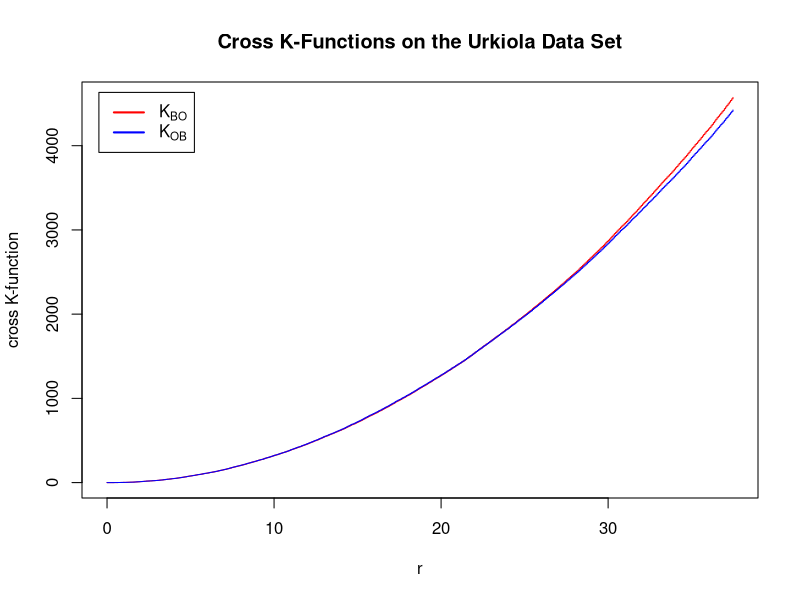
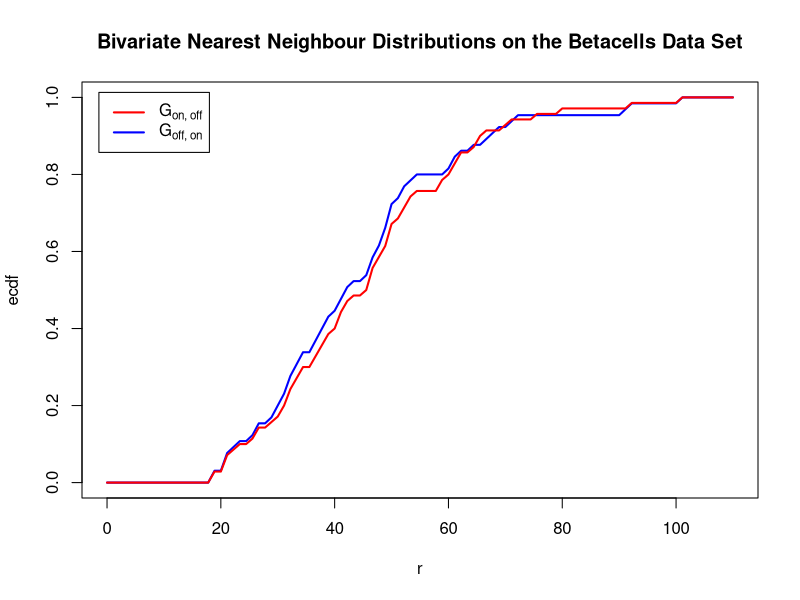
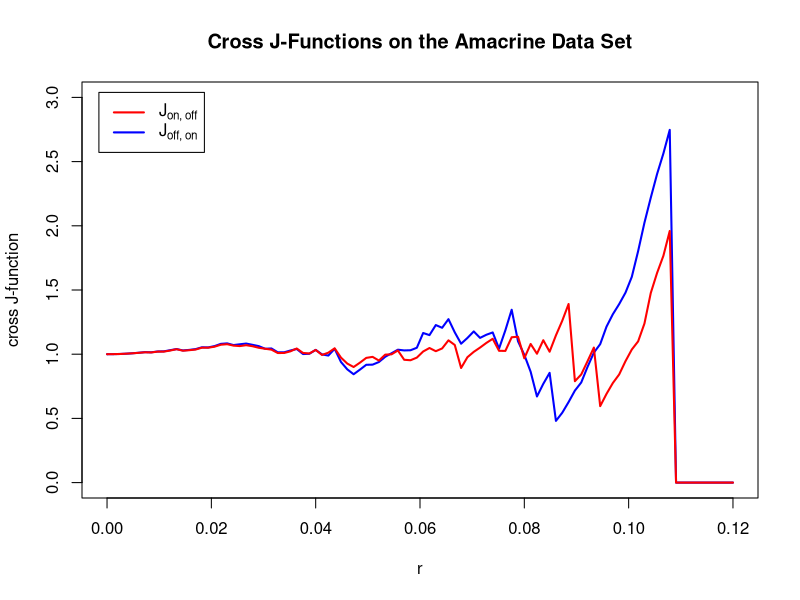

Write R code to recreate these figures, in order.
## ---- chunk 1
library(spatstat)
## ---- chunk 2
urkiola_KBO <- Kcross(urkiola, "birch", "oak", correction = "Ripley")
urkiola_KOB <- Kcross(urkiola, "oak", "birch", correction = "Ripley")
## ---- chunk 3
# plot both cross K-functions on same axes
plot(urkiola_KBO$r, urkiola_KBO$iso, type="s", col="red",
     main="Cross K-Functions on the Urkiola Data Set",
     xlab="r", ylab = "cross K-function")
lines(urkiola_KOB$r, urkiola_KOB$iso, type="s", col="blue")
legend("topleft", inset=.025, c(expression(K[BO]), expression(K[OB])), 
       col=c("red", "blue"), lty=1, lwd=2)
## ---- chunk 4
BC_PP <- ppp(betacells$x, betacells$y, window=betacells$window,
             marks = betacells$marks$type)
## ---- chunk 5
BC_Gij <- Gcross(BC_PP, "on", "off", correction = "none",
                       r=seq(0,	110, length.out = 100))
BC_Gji <- Gcross(BC_PP, "off", "on", correction = "none",
                       r=seq(0,	110, length.out = 100))
## ---- chunk 6
# plot both bivariate nearest neighbour functions on same axes
plot(BC_Gij$r, BC_Gij$raw, type="l", col="blue", lwd=2,
     main="Bivariate Nearest Neighbour Distributions on the Betacells Data Set",
     xlab="r", ylab = "ecdf", ylim=c(0, 1))
lines(BC_Gji$r, BC_Gji$raw, col="red", lwd=2)
legend("topleft", inset=.025, c(expression(G["on, off"]), expression(G["off, on"])), 
       col=c("red", "blue"), lty=1, lwd=2)
## ---- chunk 7
amacrine_JAB <- Jcross(amacrine, "on", "off", correction = "none",
                      r=seq(0, 0.12, length.out = 100))
amacrine_JBA <- Jcross(amacrine, "off", "on", correction = "none",
                      r=seq(0, 0.12, length.out = 100))
## ---- chunk 8
# plot both cross J-functions on same axes
plot(amacrine_JBA$r, amacrine_JBA$un, type="l", col="blue", lwd=2,
     main="Cross J-Functions on the Amacrine Data Set",
     xlab="r", ylab = "cross J-function", ylim=c(0, 3), xlim = c(0, 0.12))
lines(amacrine_JAB$r, amacrine_JAB$un, col="red", lwd=2)
legend("topleft", inset=.025, c(expression(J["on, off"]), expression(J["off, on"])), 
       col=c("red", "blue"), lty=1, lwd=2)
